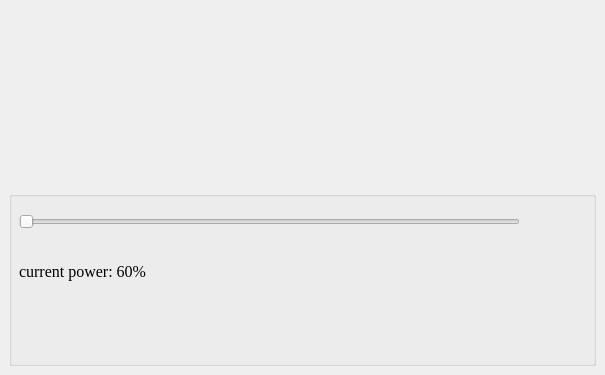
<?xml version="1.0" encoding="UTF-8"?>
<ui version="4.0">
 <class>TestBattery</class>
 <widget class="QMainWindow" name="TestBattery">
  <property name="geometry">
   <rect>
    <x>0</x>
    <y>0</y>
    <width>605</width>
    <height>375</height>
   </rect>
  </property>
  <property name="font">
   <font>
    <family>Times New Roman</family>
    <pointsize>12</pointsize>
   </font>
  </property>
  <property name="windowTitle">
   <string>TestBattery</string>
  </property>
  <widget class="QWidget" name="centralwidget">
   <layout class="QGridLayout" name="gridLayout">
    <item row="0" column="0">
     <widget class="QBattery" name="qBattery"/>
    </item>
    <item row="1" column="0">
     <widget class="QGroupBox" name="groupBox">
      <property name="title">
       <string/>
      </property>
      <widget class="QSlider" name="horizontalSlider">
       <property name="geometry">
        <rect>
         <x>10</x>
         <y>10</y>
         <width>501</width>
         <height>41</height>
        </rect>
       </property>
       <property name="maximum">
        <number>100</number>
       </property>
       <property name="orientation">
        <enum>Qt::Horizontal</enum>
       </property>
      </widget>
      <widget class="QLabel" name="label">
       <property name="geometry">
        <rect>
         <x>10</x>
         <y>60</y>
         <width>231</width>
         <height>41</height>
        </rect>
       </property>
       <property name="text">
        <string>current power: 60%</string>
       </property>
      </widget>
     </widget>
    </item>
   </layout>
  </widget>
 </widget>
 <customwidgets>
  <customwidget>
   <class>QBattery</class>
   <extends>QWidget</extends>
   <header>qbattery.h</header>
  </customwidget>
 </customwidgets>
 <resources/>
 <connections/>
</ui>
